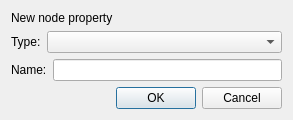
<?xml version="1.0" encoding="UTF-8"?>
<ui version="4.0">
 <class>CreateNodeDialog</class>
 <widget class="QDialog" name="CreateNodeDialog">
  <property name="geometry">
   <rect>
    <x>0</x>
    <y>0</y>
    <width>293</width>
    <height>118</height>
   </rect>
  </property>
  <property name="windowTitle">
   <string>Create node dialog</string>
  </property>
  <layout class="QVBoxLayout" name="verticalLayout_2">
   <item>
    <layout class="QVBoxLayout" name="verticalLayout">
     <item>
      <layout class="QHBoxLayout" name="horizontalLayout">
       <item>
        <widget class="QLabel" name="label">
         <property name="text">
          <string>New node property</string>
         </property>
        </widget>
       </item>
      </layout>
     </item>
     <item>
      <layout class="QHBoxLayout" name="horizontalLayout_2">
       <item>
        <widget class="QLabel" name="label_2">
         <property name="text">
          <string>Type:</string>
         </property>
        </widget>
       </item>
       <item>
        <widget class="QComboBox" name="cbType">
         <property name="sizePolicy">
          <sizepolicy hsizetype="Expanding" vsizetype="Fixed">
           <horstretch>0</horstretch>
           <verstretch>0</verstretch>
          </sizepolicy>
         </property>
        </widget>
       </item>
      </layout>
     </item>
     <item>
      <layout class="QHBoxLayout" name="horizontalLayout_3">
       <item>
        <widget class="QLabel" name="label_3">
         <property name="text">
          <string>Name:</string>
         </property>
        </widget>
       </item>
       <item>
        <widget class="QLineEdit" name="leName"/>
       </item>
      </layout>
     </item>
    </layout>
   </item>
   <item>
    <widget class="QDialogButtonBox" name="buttonBox">
     <property name="standardButtons">
      <set>QDialogButtonBox::Cancel|QDialogButtonBox::Ok</set>
     </property>
     <property name="centerButtons">
      <bool>false</bool>
     </property>
    </widget>
   </item>
  </layout>
 </widget>
 <resources/>
 <connections>
  <connection>
   <sender>buttonBox</sender>
   <signal>accepted()</signal>
   <receiver>CreateNodeDialog</receiver>
   <slot>accept()</slot>
   <hints>
    <hint type="sourcelabel">
     <x>146</x>
     <y>99</y>
    </hint>
    <hint type="destinationlabel">
     <x>146</x>
     <y>58</y>
    </hint>
   </hints>
  </connection>
  <connection>
   <sender>buttonBox</sender>
   <signal>rejected()</signal>
   <receiver>CreateNodeDialog</receiver>
   <slot>reject()</slot>
   <hints>
    <hint type="sourcelabel">
     <x>146</x>
     <y>99</y>
    </hint>
    <hint type="destinationlabel">
     <x>146</x>
     <y>58</y>
    </hint>
   </hints>
  </connection>
 </connections>
</ui>
